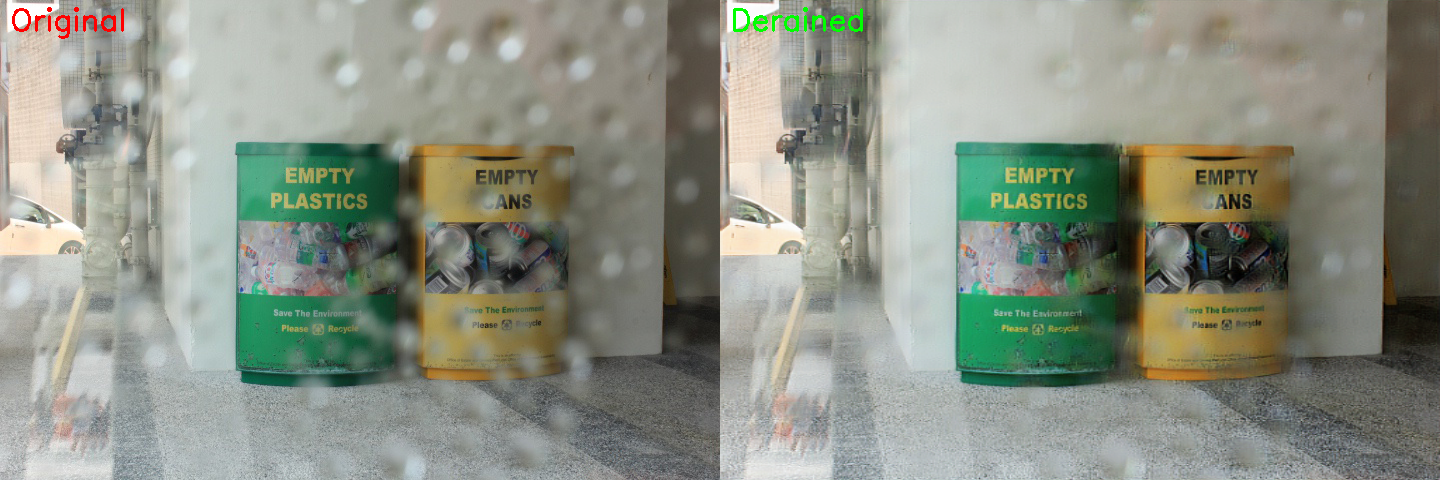
#> input picture metrics/deraining/769_rain_comparison.png, 1440 x 480 px; its folder holds only this picture in this run
$ python dashcam_enhancer_optimized.py ../metrics/deraining
#> lines starting #> are read from the running program, lines starting #| are printed output that depends on the picture; after the words box and inside, x2 and y2 are one past the last pixel; in counts of white or black regions, pixels touching at a corner belong together
"""
UPDATED: Dashcam Video Enhancement System with Optimized Retinex Parameters
Now loads parameters from optimized_retinex.yaml (trained on your data!)

Usage:
    python dashcam_enhancer.py input.jpg enhanced_output/
"""

import os
import sys
import cv2
import numpy as np
import yaml
import time
from pathlib import Path

# Import metrics
try:
    from skimage.metrics import structural_similarity as ssim
    from skimage.metrics import peak_signal_noise_ratio as psnr
    print("✓ Advanced metrics available")
except ImportError:
    print("⚠ Advanced metrics not available - using basic metrics only")
    ssim = None
    psnr = None


class OptimizedDashcamEnhancer:
    """
    Dashcam enhancer with TRAINED parameters from optimized_retinex.yaml
    """

    def __init__(self, config_path='optimized_retinex.yaml'):
        """
        Initialize enhancer with optimized parameters

        Args:
            config_path: Path to optimized_retinex.yaml
        """
        self.config_path = config_path

        # Load optimized configuration
        if os.path.exists(config_path):
            print(f"\n{'='*70}")
            print(f"LOADING OPTIMIZED PARAMETERS")
            print(f"{'='*70}")
            print(f"Config file: {config_path}")

            with open(config_path, 'r') as f:
                config = yaml.safe_load(f)

            # Extract Retinex parameters
            retinex_config = config['retinex_enhancement']
            self.scales = retinex_config['scales']
            self.weights = retinex_config['weights']
            self.gamma = retinex_config['gamma_correction']
            self.contrast_strength = retinex_config.get('contrast_strength', 1.2)
            self.percentile_low = retinex_config.get('percentile_low', 2)
            self.percentile_high = retinex_config.get('percentile_high', 98)

            # Show training info
            if 'training_info' in config:
                info = config['training_info']
                print(f"\nTraining Info:")
                print(f"  Training pairs: {info.get('num_training_pairs', 'N/A')}")
                print(f"  Best score: {info.get('best_score', 'N/A'):.4f}")
                print(f"  Avg SSIM: {info.get('avg_ssim', 'N/A'):.4f}")
                print(f"  Avg PSNR: {info.get('avg_psnr', 'N/A'):.2f} dB")
                print(f"  Training date: {info.get('training_date', 'N/A')}")
                print(f"  Method: {info.get('method', 'N/A')}")

            print(f"\nOptimized Parameters:")
            print(f"  Scales: {self.scales}")
            print(f"  Weights: {[f'{w:.3f}' for w in self.weights]}")
            print(f"  Gamma: {self.gamma:.3f}")
            print(f"  Contrast: {self.contrast_strength:.2f}")
            print(f"{'='*70}\n")

        else:
            print(f"⚠ Warning: Config not found: {config_path}")
            print(f"⚠ Using default parameters (not optimized)")

            # Fallback to defaults
            self.scales = [15, 80, 250]
            self.weights = [0.4, 0.4, 0.2]
            self.gamma = 0.75
            self.contrast_strength = 1.2
            self.percentile_low = 2
            self.percentile_high = 98

    # [52 lines left out: function multi_scale_retinex, not called in this run]

    def enhance_image(self, image_path, output_dir='enhanced_output'):
        """
        Enhance a single dashcam image

        Args:
            image_path: Path to input image
            output_dir: Directory to save enhanced image

        Returns:
            Dictionary with paths and metrics
        """
#> called with output_dir = 'enhanced_output'
        # Create output directory
        os.makedirs(output_dir, exist_ok=True)

        # Read image
        image = cv2.imread(image_path)
#> image is the input picture: shape (480, 1440, 3); mean B, G, R 131.5, 144.4, 139
        if image is None:
            print(f"❌ Error: Could not read image: {image_path}")
            return None

        # Convert BGR to RGB
        image_rgb = cv2.cvtColor(image, cv2.COLOR_BGR2RGB)

        # Record start time
        start_time = time.time()

        # Apply optimized Retinex enhancement
        print(f"\n{'='*70}")
        print(f"ENHANCING IMAGE WITH OPTIMIZED PARAMETERS")
        print(f"{'='*70}")
        print(f"Input: {os.path.basename(image_path)}")
        print(f"Size: {image_rgb.shape[1]}x{image_rgb.shape[0]}")
#| Size: 1440x480

        enhanced_rgb = self.glare_aware_retinex(image_rgb)

        processing_time = time.time() - start_time

        print(f"Processing time: {processing_time:.3f} seconds")

        # Calculate metrics if available
        metrics = {}
        if ssim is not None and psnr is not None:
            # Convert to grayscale for metrics
            orig_gray = cv2.cvtColor(image_rgb, cv2.COLOR_RGB2GRAY)
            enh_gray = cv2.cvtColor(enhanced_rgb, cv2.COLOR_RGB2GRAY)

            # Calculate improvement metrics
            contrast_orig = np.std(orig_gray)
            contrast_enh = np.std(enh_gray)
            brightness_orig = np.mean(orig_gray)
            brightness_enh = np.mean(enh_gray)

            metrics = {
                'contrast_original': float(contrast_orig),
                'contrast_enhanced': float(contrast_enh),
                'contrast_improvement': float(contrast_enh - contrast_orig),
                'brightness_original': float(brightness_orig),
                'brightness_enhanced': float(brightness_enh),
                'processing_time': processing_time
            }

            print(f"\nQuality Metrics:")
            print(f"  Contrast: {contrast_orig:.2f} → {contrast_enh:.2f} (+{contrast_enh-contrast_orig:.2f})")
            print(f"  Brightness: {brightness_orig:.2f} → {brightness_enh:.2f}")

        # Generate output filename
        base_name = Path(image_path).stem
        enhanced_path = os.path.join(output_dir, f"{base_name}_enhanced.jpg")

        # Save enhanced image
        enhanced_bgr = cv2.cvtColor(enhanced_rgb, cv2.COLOR_RGB2BGR)
        cv2.imwrite(enhanced_path, enhanced_bgr)

        # Create comparison image (side by side)
        comparison = np.hstack([image, enhanced_bgr])
        comparison_path = os.path.join(output_dir, f"{base_name}_comparison.jpg")
        cv2.imwrite(comparison_path, comparison)

        print(f"\n✓ Enhanced image saved: {enhanced_path}")
        print(f"✓ Comparison saved: {comparison_path}")
        print(f"{'='*70}\n")

        return {
            'input_path': image_path,
            'enhanced_path': enhanced_path,
            'comparison_path': comparison_path,
            'metrics': metrics,
            'processing_time': processing_time
        }

    def detect_saturated_regions(self, image, threshold=240):
        """
        Detect overexposed glare regions (taillights)

        Args:
            image: RGB image
            threshold: Saturation threshold (default 240)

        Returns:
            Binary mask of saturated regions
        """
#> called with threshold = 240
        # Find pixels where ANY channel is saturated
        max_channel = np.max(image, axis=2)
        saturated_mask = (max_channel > threshold).astype(np.float32)
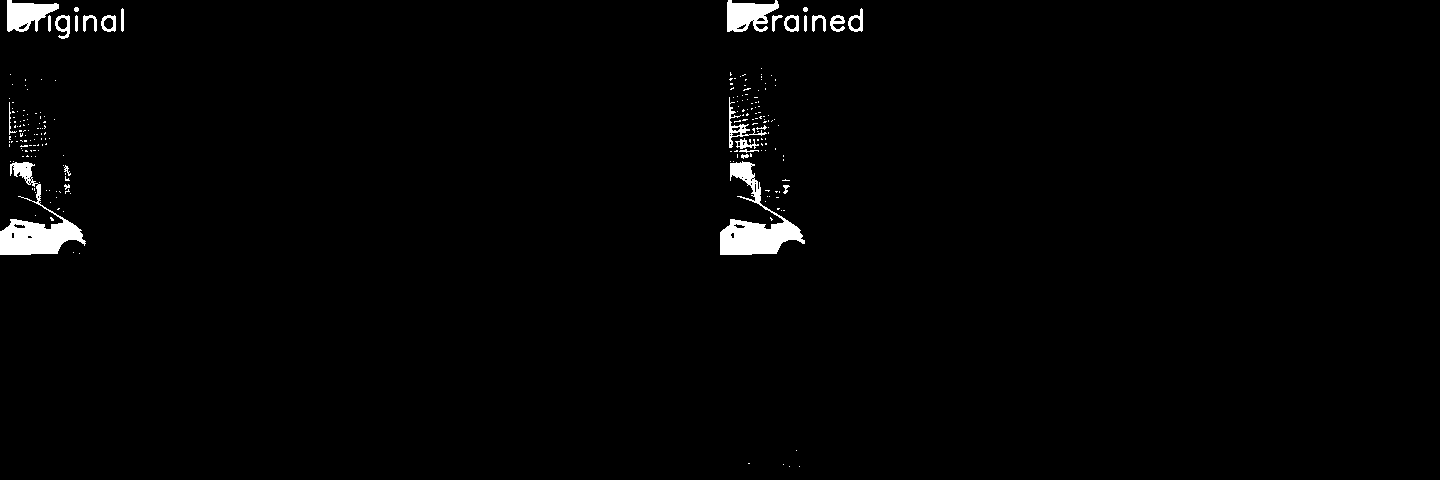
#> saturated_mask: shape (480, 1440) float32; values 0 (black) and 1 (white), 1.5% white; 218 white regions (191 under 20 px), largest, box (x1, y1, x2, y2) and area: (720, 161, 805, 255) 2840, (0, 162, 86, 255) 2685, (727, 0, 779, 32) 1101

        # Dilate mask to capture glare bloom
        kernel = cv2.getStructuringElement(cv2.MORPH_ELLIPSE, (15, 15))
        saturated_mask = cv2.dilate(saturated_mask, kernel, iterations=2)
#> saturated_mask: shape (480, 1440) float32; values 0 (black) and 1 (white), 7.1% white; 6 white regions, box (x1, y1, x2, y2) and area: (706, 54, 819, 269) 17296, (0, 60, 100, 269) 15752, (713, 0, 877, 46) 7239, (0, 0, 138, 53) 6299, (769, 436, 814, 480) 1484, (734, 449, 764, 478) 678

        return saturated_mask

    def glare_aware_retinex(self, image):
        """
        Apply Retinex with GLARE SUPPRESSION for taillights

        Args:
            image: Input RGB image (numpy array)

        Returns:
            Enhanced RGB image with reduced glare
        """
        # 1. DETECT SATURATED REGIONS (taillights)
        saturation_mask = self.detect_saturated_regions(image, threshold=240)

        # 2. CLIP SATURATED PIXELS before Retinex
        # This prevents log domain explosion
        img_clipped = image.copy().astype(np.float64)
        for c in range(3):
            channel = img_clipped[:, :, c]
            # Cap at 95th percentile to reduce glare
            p95 = np.percentile(channel, 95)
            channel[saturation_mask > 0.5] = np.minimum(
                channel[saturation_mask > 0.5],
                p95
            )
            img_clipped[:, :, c] = channel
#> this loop made 3 passes
#> p95 on passes 1 to 3: 210, 211, 204
#> channel: shape (480, 1440) float64; min 0, max 239, mean 131.2

        # 3. APPLY RETINEX on clipped image
        img_clipped = img_clipped + 1.0
        log_img = np.log(img_clipped)

        msr_result = np.zeros_like(log_img)

        # Use SMALLER scales to reduce halo artifacts
        # Larger scales create bloom around bright sources
        scales_glare = [10, 40, 120]  # Smaller than your [20, 100, 300]
        weights_glare = [0.5, 0.3, 0.2]  # More weight on small scale

        for scale, weight in zip(scales_glare, weights_glare):
            blurred = cv2.GaussianBlur(log_img, (0, 0), scale)
            single_scale = log_img - blurred
            msr_result += weight * single_scale
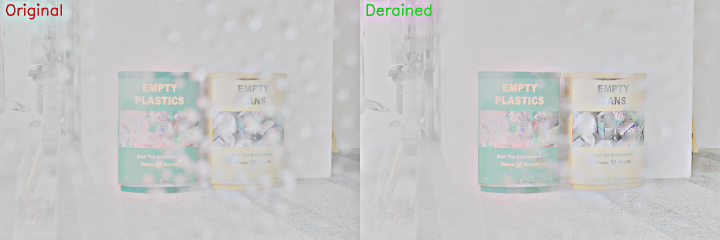
#> msr_result: shape (480, 1440, 3) float64 (shown at 1/2 size); mean R, G, B 0.000111, 8.81e-05, 0.00017; drawn with min black and max white

        # 4. CONVERT BACK with suppression constraint
        enhanced = np.exp(msr_result) - 1.0

        # 5. GLARE SUPPRESSION LOSS (from paper)
        # Ensure L * R_hat <= I (prevents over-brightening)
        illumination = cv2.GaussianBlur(image.astype(np.float64), (0, 0), 50)
        illumination = illumination / 255.0

        for c in range(3):
            channel = enhanced[:, :, c]

            # Apply suppression in saturated regions
            suppression_factor = 1.0 - (saturation_mask * 0.7)
            channel = channel * suppression_factor

            # Percentile normalization
            p_low = np.percentile(channel, self.percentile_low)
            p_high = np.percentile(channel, 92)  # Lower than 98 to reduce glare

            channel = np.clip((channel - p_low) / (p_high - p_low + 1e-8), 0, 1)
            enhanced[:, :, c] = channel
#> this loop made 3 passes
#> (p_low, p_high) on passes 1 to 3: (-0.582, 0.283), (-0.432, 0.193), (-0.488, 0.249)
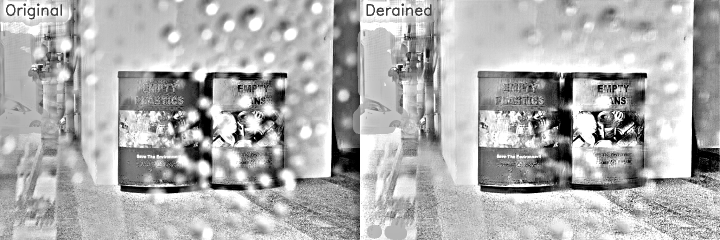
#> channel: shape (480, 1440) float64 (shown at 1/2 size); min 0, max 1, mean 0.689

        # 6. REDUCED GAMMA for glare regions
        # Lower gamma darkens bright areas
        gamma_map = np.ones_like(saturation_mask) * self.gamma
        gamma_map[saturation_mask > 0.5] = 0.6  # Darker gamma for glare

        for c in range(3):
            enhanced[:, :, c] = np.power(enhanced[:, :, c], gamma_map)
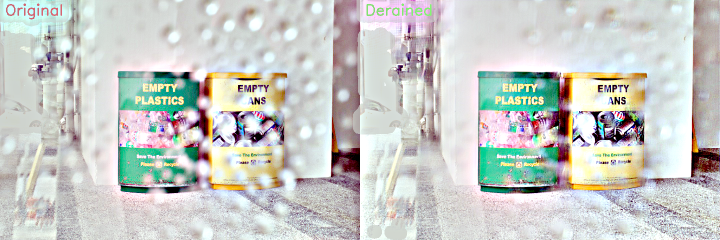
#> enhanced: shape (480, 1440, 3) float64 (shown at 1/2 size); mean R, G, B 0.786, 0.797, 0.781

        # 7. FINAL ADJUSTMENTS
        enhanced = enhanced * self.contrast_strength
        enhanced = np.clip(enhanced, 0, 1)

        # 8. BLEND with original in saturated regions
        # Preserve some original detail
        enhanced_bgr = enhanced.copy()
        original_normalized = image.astype(np.float64) / 255.0

        blend_weight = saturation_mask[:, :, np.newaxis] * 0.5
        enhanced = (1 - blend_weight) * enhanced + blend_weight * original_normalized

        enhanced = (enhanced * 255).astype(np.uint8)

        return enhanced

    def batch_enhance(self, input_dir, output_dir='batch_enhanced'):
        """
        Enhance all images in a directory

        Args:
            input_dir: Directory containing input images
            output_dir: Directory to save enhanced images
        """
        # Find all images
        image_extensions = ['.jpg', '.jpeg', '.png', '.bmp']
        image_files = []

        for ext in image_extensions:
            image_files.extend(Path(input_dir).glob(f'*{ext}'))
            image_files.extend(Path(input_dir).glob(f'*{ext.upper()}'))

        if len(image_files) == 0:
            print(f"❌ No images found in: {input_dir}")
            return

        print(f"\n{'='*70}")
        print(f"BATCH ENHANCEMENT")
        print(f"{'='*70}")
        print(f"Input directory: {input_dir}")
        print(f"Output directory: {output_dir}")
        print(f"Images to process: {len(image_files)}")
        print(f"{'='*70}\n")

        results = []

        for i, image_path in enumerate(image_files, 1):
            print(f"\n[{i}/{len(image_files)}] Processing: {image_path.name}")

            result = self.enhance_image(str(image_path), output_dir)
#> in enhance_image, `enh_gray = cv2.cvtColor(enhanced_rgb, cv2.COLOR_RGB2GRAY)`:
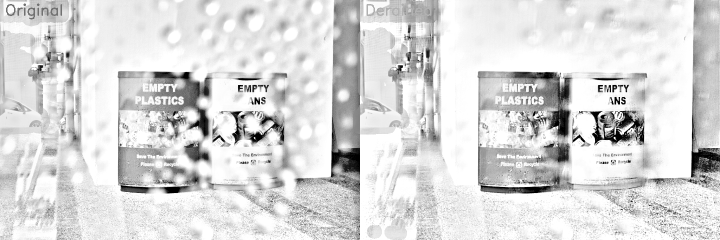
#> enh_gray: shape (480, 1440) (shown at 1/2 size); min 0, max 255, mean 216.7
#> in enhance_image, `contrast_orig = np.std(orig_gray)`: contrast_orig = 47.68
#> in enhance_image, `contrast_enh = np.std(enh_gray)`: contrast_enh = 48.35
#> in enhance_image, `brightness_orig = np.mean(orig_gray)`: brightness_orig = 141.3
#> in enhance_image, `brightness_enh = np.mean(enh_gray)`: brightness_enh = 216.7
#> in enhance_image, `metrics = { 'contrast_original': float(contrast_orig), 'contrast_enhan..`: metrics = {'contrast_original': 47.68, 'contrast_enhanced': 48.35, 'contrast_improvement': 0.666, 'brightness_original': 141.3, 'brightness_enhanced': 216.7, 'processing_time': 14.55}
#|   Contrast: 47.68 → 48.35 (+0.67)
#|   Brightness: 141.33 → 216.68
#> in enhance_image, `comparison = np.hstack([image, enhanced_bgr])`:
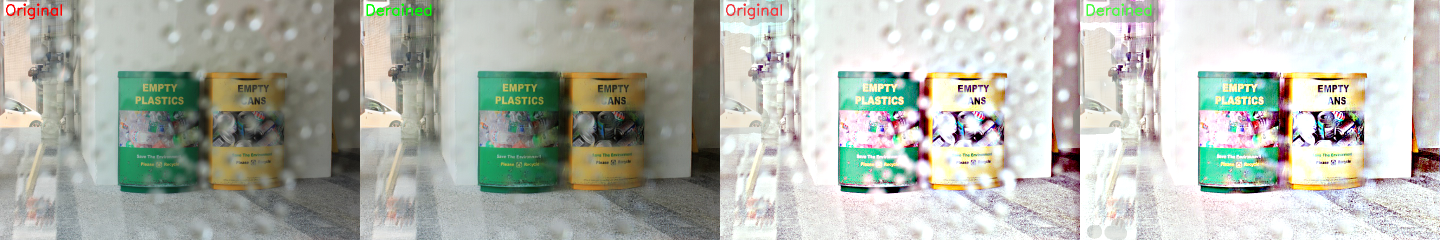
#> comparison: shape (480, 2880, 3) (shown at 1/2 size); mean B, G, R 172.3, 181.1, 177.3
#> result = 5 items
            if result:
                results.append(result)

        # Summary
        print(f"\n{'='*70}")
        print(f"BATCH ENHANCEMENT COMPLETE!")
        print(f"{'='*70}")
        print(f"Total processed: {len(results)}/{len(image_files)}")
#| Total processed: 1/1

        if results:
            avg_time = np.mean([r['processing_time'] for r in results])
#> avg_time = 14.55
            print(f"Average processing time: {avg_time:.3f} seconds/image")
#| Average processing time: 14.549 seconds/image

        print(f"Output directory: {output_dir}")
        print(f"{'='*70}\n")

        return results


def main():
    """Main execution function"""

    import argparse

    parser = argparse.ArgumentParser(
        description='Dashcam Enhancement with Optimized Retinex Parameters'
    )
    parser.add_argument('input', help='Input image or directory')
    parser.add_argument('--output', '-o', default='enhanced_output',
                       help='Output directory (default: enhanced_output)')
    parser.add_argument('--config', '-c', default='optimized_retinex.yaml',
                       help='Config file (default: optimized_retinex.yaml)')
    parser.add_argument('--batch', '-b', action='store_true',
                       help='Batch mode (process directory)')

    args = parser.parse_args()

    # Initialize enhancer with optimized parameters
    enhancer = OptimizedDashcamEnhancer(config_path=args.config)

    # Check if input exists
    if not os.path.exists(args.input):
        print(f"❌ Input not found: {args.input}")
        sys.exit(1)

    # Process
    if args.batch or os.path.isdir(args.input):
        # Batch mode
        enhancer.batch_enhance(args.input, args.output)
    else:
        # Single image mode
        result = enhancer.enhance_image(args.input, args.output)

        if result:
            print(f"✓ Enhancement successful!")
            print(f"  Enhanced: {result['enhanced_path']}")
            print(f"  Comparison: {result['comparison_path']}")
        else:
            print(f"❌ Enhancement failed")
            sys.exit(1)


if __name__ == "__main__":
    main()
